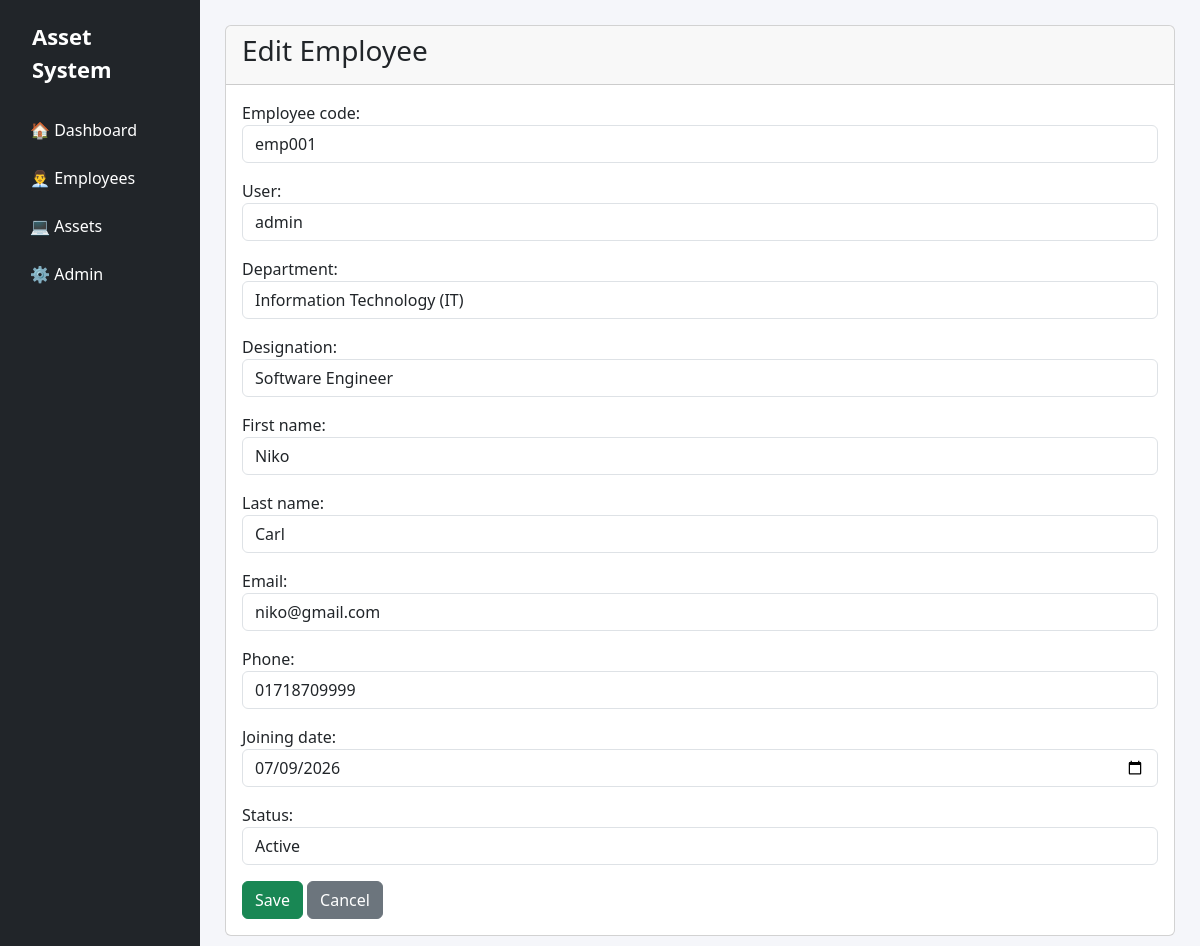
Screenshot of /employees/edit/1/ with the database file from the repository.
### employees/models.py (models this page shows, shortened)
class Employee(models.Model):
    STATUS_CHOICES = (
        ('Active', 'Active'),
        ('Inactive', 'Inactive'),
    )
    employee_code = models.CharField(max_length=20, unique=True)
    user = models.OneToOneField(
        settings.AUTH_USER_MODEL,
        on_delete=models.CASCADE
    )
    department = models.ForeignKey(
        Department,
        on_delete=models.PROTECT
    )
    designation = models.ForeignKey(
        Designation,
        on_delete=models.PROTECT
    )
    first_name = models.CharField(max_length=100)
    last_name = models.CharField(max_length=100)
    email = models.EmailField(unique=True)
    phone = models.CharField(max_length=20)
    joining_date = models.DateField()
    status = models.CharField(
        max_length=10,
        choices=STATUS_CHOICES,
        default='Active'
    )
    created_at = models.DateTimeField(auto_now_add=True)
    updated_at = models.DateTimeField(auto_now=True)

### employees/views.py (the view)
def employee_update(request, pk):
    employee = get_object_or_404(Employee, pk=pk)
    if request.method == "POST":
        form = EmployeeForm(
            request.POST,
            instance=employee
        )
        if form.is_valid():
            form.save()
            messages.success(
                request,
                "Employee updated successfully."
            )
            return redirect("employee_list")
    else:
        form = EmployeeForm(instance=employee)
    return render(
        request,
        "employees/employee_form.html",
        {
            "form": form,
            "title": "Edit Employee",
        },
    )

### employees/forms.py
class EmployeeForm(forms.ModelForm):
    class Meta:
        model = Employee
        fields = [
            "employee_code",
            "user",
            "department",
            "designation",
            "first_name",
            "last_name",
            "email",
            "phone",
            "joining_date",
            "status",
        ]
        widgets = {
            "joining_date": forms.DateInput(
                attrs={"type": "date"}
            )
        }
    def __init__(self, *args, **kwargs):
        super().__init__(*args, **kwargs)
        for field in self.fields.values():
            field.widget.attrs["class"] = "form-control"

### accounts/models.py (called while the page is built)
    def __str__(self):
        return self.username

### employees/models.py (called while the page is built)
    def __str__(self):
        return f"{self.department_name} ({self.department_code})"

    def __str__(self):
        return self.designation_name

### templates/employees/employee_form.html (shortened to what this page needs)
{% extends 'base.html' %}
{% block content %}
<div class="card">
    <div class="card-header">
        <h3>{{ title }}</h3>
    </div>
    <div class="card-body">
        <form method="POST">
            {{ form.as_p }}
            <button
                class="btn btn-success">
                Save
            </button>
            <a
                href="{% url 'employee_list' %}"
                class="btn btn-secondary">
                Cancel
            </a>
        </form>
    </div>
</div>
{% endblock %}

### templates/base.html (style rules this page uses)
body { background:#f5f6fa; }

### rows the page displays
Employee: employee_code "emp001", user "admin", department "Information Technology (IT)", designation "Software Engineer", first_name "Niko", last_name "Carl", email "niko@gmail.com", phone "01718709999", joining_date "07/09/2026", status "Active"

### other values shown
{{ title }} "Edit Employee"
